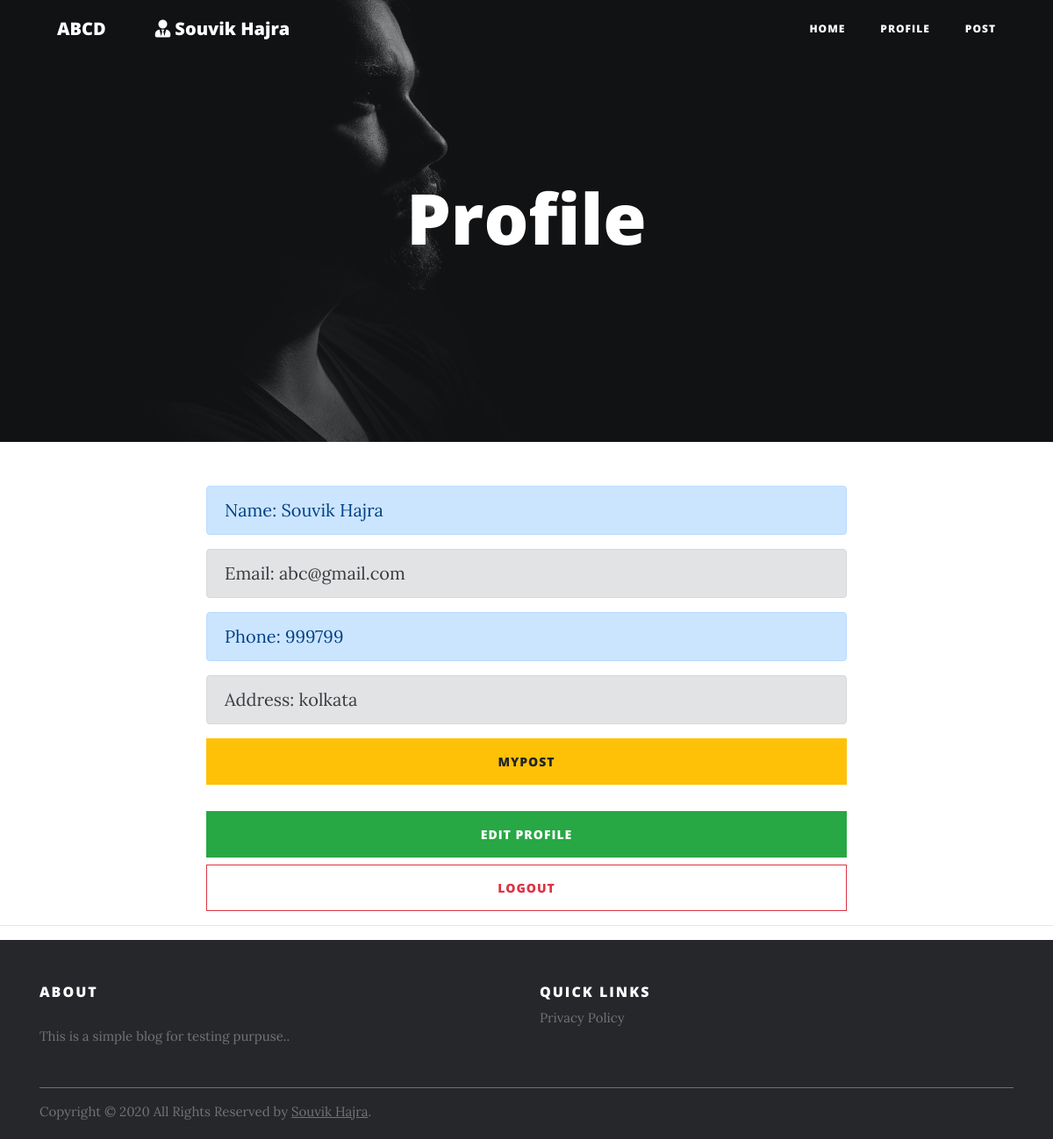
The app's page /profile.php (signed in) with its own data.
### tables this page shows
CREATE TABLE `users` (
  `u_id` int(11) NOT NULL,
  `u_name` varchar(50) NOT NULL,
  `u_username` varchar(50) DEFAULT NULL,
  `u_email` varchar(50) NOT NULL,
  `u_password` varchar(50) NOT NULL,
  `u_phone` varchar(50) DEFAULT NULL,
  `u_address` varchar(120) NOT NULL,
  `u_ip_address` varchar(255) DEFAULT NULL,
  `status` int(11) NOT NULL DEFAULT '1',
  `u_created_at` datetime NOT NULL DEFAULT CURRENT_TIMESTAMP
);

### profile.php (the view, shortened to what this page needs)
<!DOCTYPE html>
<html lang="en">
<head>
  <link href="vendor/bootstrap/css/bootstrap.min.css" rel="stylesheet">
  <link href="vendor/fontawesome-free/css/all.min.css" rel="stylesheet" type="text/css">
  <link href="css/clean-blog.min.css" rel="stylesheet">
</head>
<body>
 <?php include('dataconfig.php'); ?>
  <nav class="navbar navbar-expand-lg navbar-light fixed-top" id="mainNav">
    <div class="container">
      <a class="navbar-brand" href="index.php">ABCD</a>
      <a class="navbar-brand disabledah" href="index.php"><?php echo ((!isset($_SESSION['u_name']) || $_SESSION['u_name'] == '') ? "" : "<i class='fas fa-user-tie'></i>  ".$_SESSION['u_name']); ?></a>
      <div class="collapse navbar-collapse" id="navbarResponsive">
        <ul class="navbar-nav ml-auto">
          <li class="nav-item">
            <a class="nav-link" href="index.php">Home</a>
          </li>
          <?php
            if (!isset($_SESSION['u_id']) || $_SESSION['u_id'] == ''){
          ?>
          <li class="nav-item">
            <a class="nav-link" href="login.php">Login</a>
          </li>
          <?php
          }else{
         ?>
          <li class="nav-item">
            <a class="nav-link" href="profile.php">Profile</a>
          </li>
        <?php
          }
          ?>
          <?php
            if (isset($_SESSION['u_id'])){
          ?>
          <li class="nav-item">
            <a class="nav-link" href="createpost.php">Post</a>
          </li>
          <?php
          }
          ?>
        </ul>
      </div>
    </div>
  </nav>
  <header class="masthead" style="background-image: url('img/man.jpg')">
    <div class="overlay"></div>
    <div class="container">
      <div class="row">
        <div class="col-lg-8 col-md-10 mx-auto">
          <div class="site-heading">
            <h1>Profile</h1>
          </div>
        </div>
      </div>
    </div>
  </header>
   <div class="container">
    <div class="row">
      <div class="col-lg-8 col-md-10 mx-auto">
        <?php
        $finalval = $_SESSION['u_id'];
        $sql = "SELECT * FROM users where u_id='".$finalval."'";
        $result = $conn->query($sql);
        if ($result->num_rows > 0) {
        $row = $result->fetch_assoc();
        } else {
            echo "0 results";
        }
        ?>
        <div class="alert alert-primary" role="alert">
          Name:  <?php echo $row['u_name']; ?>
        </div>
        <div class="alert alert-secondary" role="alert">
          Email:  <?php echo $row['u_email']; ?>
        </div>
        <div class="alert alert-primary" role="alert">
          Phone:  <?php echo $row['u_phone']; ?>
        </div>
        <div class="alert alert-secondary" role="alert">
          Address:  <?php echo $row['u_address']; ?>
        </div>
        <a href="myblog.php" id="regcl" class="btn btn-warning btn-block">MyPost</a><br/>
        <a href="editprofile.php" id="regclh" class="btn btn-success btn-block">Edit Profile</a>
        <a href="logout.php" id="regclf" class="btn btn-outline-danger btn-block">Logout</a>
      </div>
    </div>
  </div><hr>
  <footer class="site-footer">
      <div class="container">
        <div class="row">
          <div class="col-sm-12 col-md-6">
            <h6>About</h6>
            <p class="text-justify">This is a simple blog for testing purpuse..</p>
          </div>
          <div class="col-xs-6 col-md-6">
            <h6>Quick Links</h6>
            <ul class="footer-links">
              <li><a href="http://localhost/juniarblog/privacy.php">Privacy Policy</a></li>
            </ul>
          </div>
        </div>
        <hr>
      </div>
      <div class="container">
        <div class="row">
          <div class="col-md-8 col-sm-6 col-xs-12">
            <p class="copyright-text">Copyright &copy; 2020 All Rights Reserved by
         <a href="#">Souvik Hajra</a>.
            </p>
          </div>
        </div>
      </div>
</footer>
</body>
</html>

### profile.php (style rules this page uses)
.disabledah { pointer-events: none; cursor: default; }
.site-footer { background-color:#26272b; padding:45px 0 20px; font-size:15px; line-height:24px; color:#737373; }
.site-footer hr { border-top-color:#bbb; opacity:0.5 }
.site-footer h6 { color:#fff; font-size:16px; text-transform:uppercase; margin-top:5px; letter-spacing:2px }
.site-footer a { color:#737373; }
.footer-links { padding-left:0; list-style:none }
.footer-links li { display:block }
.footer-links a { color:#737373 }
.copyright-text { margin:0 }

### records on screen
users: u_name "Souvik Hajra", u_email "abc@gmail.com", u_phone "999799", u_address "kolkata"

### other values on screen
$_SESSION['u_name'] "Souvik Hajra"
